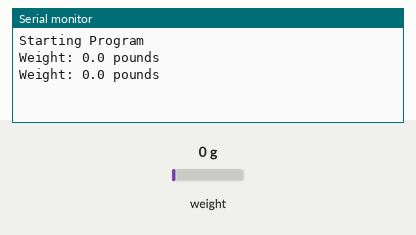
Recording of a sketch running on a simulated Arduino Uno, built with avr-gcc and run on an emulated ATmega328P. Shown: the last lines printed to the serial monitor. Inputs (shaded band) come from the test bench; at power-on: weight on the scale 0 g.

Above: at 2.2 s.
2.3 s: weight on the scale set to 100 g
At 2.3 s:
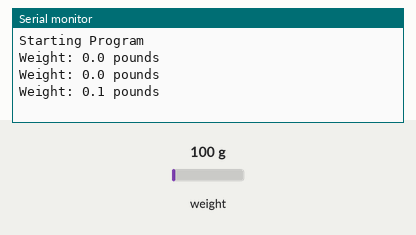
3.8 s: weight on the scale set to 1250 g
At 4.5 s:
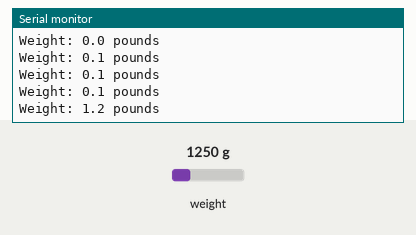
Timing chart, 0 to 6.8 s (numbered marks = the images above; inputs shaded):
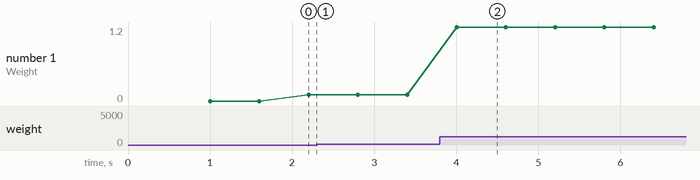

The sketch:

loadcells.ino
```cpp
#include "HX711.h"

  HX711 scale;
void setup() {

  // put your setup code here, to run once:
Serial.begin(9600);
Serial.println("Starting Program");
scale.begin(5,6);
scale.set_scale(8500);
scale.tare();
}

void loop() {
  // put your main code here, to run repeatedly:
Serial.print("Weight: ");
Serial.print(abs(scale.get_units()),1);
Serial.print(" pounds");
Serial.println();
delay(500);
}
```

Measured:
- after the input at 3.8 s, the serial monitor: prints a new line after 0.20 s (image 2)
- plotted number 1: 0.1 → 1.2 after the input at 3.8 s
